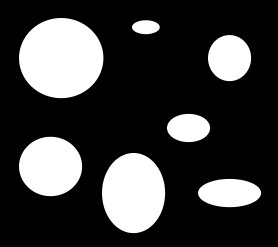
%> input picture code/test_BW.jpg, 278 x 247 px
$ octave Travis.m   (GNU Octave 9; MATLAB toolbox functions it lacks are replaced by stand-ins)
%> lines starting %> are read from the running program, lines starting %| are printed output that depends on the picture; in (x1, y1, x2, y2) boxes, pixels count from 0 and x2, y2 are one past the last pixel; in counts of white or black regions, pixels touching at a corner belong together; the program's own positions count from 1
### code/Stats/as_stats_axons.m
function [Stats_struct,var_names] = as_stats_axons(AxonSeg_img,AxonSeg_gray)
% Description : This function calculates the sensitivity of the axon
% segmentation performed by SegmentationGUI by comparing the result with
% the image obtained by correcting the segmentation (by using
% ManualCorrectionGUI).
% Auto_seg_img : IN (BW Image obtained by SegmentationGUI)
% Corrected_seg_img : IN (BW Image obtained by ManualCorrectionGUI)
%
% sensitivity : OUT (Scalar giving sensitivity between the 2 images)
%
% sensitivity = eval_sensitivity(Auto_seg_img, Corrected_seg_img)
% Example: sensitivity = eval_sensitivity(axonseg, axonseg_corrected)

% Auto_seg_img = AxonSeg;
% Corrected_seg_img = AxonSeg_cor;

% TEST IF INPUT IS LOGICAL ****
% assert(islogical(AxonSeg_img),'Image input should be logical');


% Get all the stats that have scalar values with regionprops function (we
% need bwlabel here instead of bwconncomp because we als calculate the
% intensities means & stds so we need labeled objects).

[cc,num1] = bwlabel(AxonSeg_img,8);
props = regionprops(cc,{'Area', 'Perimeter', 'EquivDiameter', 'Solidity', 'MajorAxisLength',...
    'MinorAxisLength','Eccentricity','ConvexArea','Orientation','Extent','FilledArea','ConvexImage','ConvexHull'});


Area=[props.Area]';
Perimeter=[props.Perimeter]';
Circularity=4*pi*Area./(Perimeter.^2);


Major=[props.MajorAxisLength]';
Minor=[props.MinorAxisLength]';
Ratio=Minor./Major;

% Create a struct for all the stats computed
Stats_struct = struct;

% Fill the struct fields with the computed stats
Stats_struct.Area = Area;
Stats_struct.Perimeter = Perimeter;
Stats_struct.Circularity = Circularity;
Stats_struct.EquivDiameter = cat(1,props.EquivDiameter);
Stats_struct.Solidity = cat(1,props.Solidity);
Stats_struct.MajorAxisLength = cat(1,props.MajorAxisLength);
Stats_struct.MinorAxisLength = cat(1,props.MinorAxisLength);
Stats_struct.MinorMajorRatio = Ratio;
Stats_struct.Eccentricity = cat(1,props.Eccentricity);
Stats_struct.ConvexArea = cat(1,props.ConvexArea);
Stats_struct.Orientation = cat(1,props.Orientation);
Stats_struct.Extent = cat(1,props.Extent);
Stats_struct.FilledArea = cat(1,props.FilledArea);


% Calculate the perimeter of the convex hull of each object
Perimeter_ConvexHull=zeros(num1,1);

for i=1:num1
    Perimeter_image=bwperim(props(i).ConvexImage,8);
    Perimeter_ConvexHull(i,:) = sum(Perimeter_image(:));
end

% Add the new stat to the stats struct
Stats_struct.Perimeter_ConvexHull=Perimeter_ConvexHull;

% Compute the perimeter & area ratios (convex hull) & add them to the
% struct

Stats_struct.PPchRatio=Perimeter./Perimeter_ConvexHull;
Stats_struct.AAchRatio=Area./Stats_struct.ConvexArea;

% If a gray level image is in input, also do intensity stats (mean
% intensity & std of each object of the binary image).

if nargin==2

    se = strel('disk',2);
    AxonSeg_gray=im2double(AxonSeg_gray);

    Intensity_mean=zeros(num1,2);
    Intensity_std=zeros(num1,2);
    Skewness=zeros(num1,2);

    Intensity_mean_axon=zeros(num1,2);
    Intensity_std_axon=zeros(num1,2);

    % [10 lines of commented-out code are left out]

    j_progress('Loop over axons (DISCRIMINANT ANALYSIS)...')

    for i=1:num1
        j_progress(i/num1)


        object_i=cc==i;

        %     se = strel('disk',Myelin_diam(i));

        object_dilated_i=imdilate(object_i,se);
        diff_i=object_dilated_i & ~object_i;

        Gray_object_i = AxonSeg_gray(diff_i);
        Skewness(i,2)=skewness(Gray_object_i);

        Intensity_mean(i,1)=i;
        Intensity_std(i,1)=i;

        Intensity_mean(i,2)=mean(Gray_object_i);
        Intensity_std(i,2)=std(Gray_object_i);


        Gray_object_i_axon = AxonSeg_gray(object_i);

        Intensity_mean_axon(i,1)=i;
        Intensity_std_axon(i,1)=i;
        Skewness(i,1)=i;

        Intensity_mean_axon(i,2)=mean(Gray_object_i_axon);
        Intensity_std_axon(i,2)=std(Gray_object_i_axon);
    end
    j_progress('Elapsed...')


    Stats_struct.Intensity_mean = Intensity_mean_axon(:,2);
    Stats_struct.Intensity_std = Intensity_std_axon(:,2);
    Stats_struct.Neighbourhood_mean = Intensity_mean(:,2);
    Stats_struct.Neighbourhood_std = Intensity_std(:,2);
    Stats_struct.Skewness=Skewness(:,2);

    Contrast=zeros(num1,2);
    Contrast(:,1)=Intensity_mean(:,1);
    Contrast(:,2)=Intensity_mean(:,2)-Intensity_mean_axon(:,2);

    Stats_struct.Contrast = Contrast(:,2);

end

% Stats_struct.PerimFraction = (Perimeter_ConvexHull-Perimeter)./Perimeter;

% Get the parameters names for future use
var_names = fieldnames(Stats_struct);

end

### code/testing/Travis.m
% [10 lines of commented-out code are left out]


%% TEST 1 - Axon stats computation from a binary image

img_test = imread('test_BW.jpg');
%> img_test is the input picture: size 247x278x3 uint8; min 0, max 255, mean 61
img_test = im2bw(img_test);
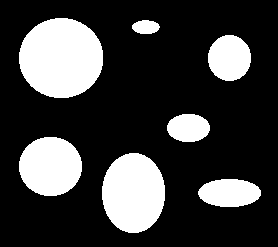
%> img_test: size 247x278 logical; 24% white; 7 white regions, largest, box (x1, y1, x2, y2) and area: (19, 18, 103, 98) 5310, (102, 153, 165, 233) 3979, (19, 137, 82, 196) 2946
[Stats_struct,var_names] = as_stats_axons(img_test);
%> in as_stats_axons, `[cc,num1] = bwlabel(AxonSeg_img,8);`:
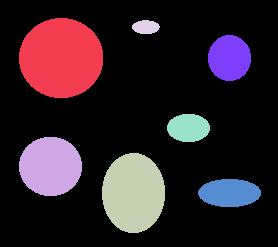
%> cc: size 247x278 double; 8 distinct labels, from 0 to 7; one colour per label, 0 black
%> in as_stats_axons, `[cc,num1] = bwlabel(AxonSeg_img,8);`: num1 = 7
%> in as_stats_axons, `props = regionprops(cc,{'Area', 'Perimeter', 'EquivDiameter', 'Solidit..`: props = 7 regions; Area, MajorAxisLength, MinorAxisLength, Eccentricity and Orientation: 5310 84.36 80.16 0.311 0.54, 3979 80.17 63.21 0.615 -89.99, 2946 63.16 59.4 0.34 -0.702, 1558 46.01 43.14 0.348 -89.88, 1399 63.08 28.26 0.894 0.034, 958 43.14 28.3 0.755 0, 305 27.81 14.02 0.864 -0.146
%> in as_stats_axons, `Area=[props.Area]';`: Area = [5310; 2946; 3979; 305; 958; 1399; 1558]
%> in as_stats_axons, `Perimeter=[props.Perimeter]';`: Perimeter = [255.6; 189.5; 223.1; 64.41; 110.2; 146; 137.2]
%> in as_stats_axons, `Circularity=4*pi*Area./(Perimeter.^2);`: Circularity = [1.02; 1.03; 1; 0.924; 0.991; 0.825; 1.04]
%> in as_stats_axons, `Major=[props.MajorAxisLength]';`: Major = [84.36; 63.16; 80.17; 27.81; 43.14; 63.08; 46.01]
%> in as_stats_axons, `Minor=[props.MinorAxisLength]';`: Minor = [80.16; 59.4; 63.21; 14.02; 28.3; 28.26; 43.14]
%> in as_stats_axons, `Ratio=Minor./Major;`: Ratio = [0.95; 0.94; 0.788; 0.504; 0.656; 0.448; 0.938]
%> in as_stats_axons, `Stats_struct.Area = Area;`: Stats_struct.Area = [5310; 2946; 3979; 305; 958; 1399; 1558]
%> in as_stats_axons, `Stats_struct.Perimeter = Perimeter;`: Stats_struct.Perimeter = [255.6; 189.5; 223.1; 64.41; 110.2; 146; 137.2]
%> in as_stats_axons, `Stats_struct.Circularity = Circularity;`: Stats_struct.Circularity = [1.02; 1.03; 1; 0.924; 0.991; 0.825; 1.04]
%> in as_stats_axons, `Stats_struct.EquivDiameter = cat(1,props.EquivDiameter);`: Stats_struct.EquivDiameter = [82.22; 61.25; 71.18; 19.71; 34.93; 42.21; 44.54]
%> in as_stats_axons, `Stats_struct.Solidity = cat(1,props.Solidity);`: Stats_struct.Solidity = [0.988; 0.983; 0.987; 0.956; 0.974; 0.973; 0.98]
%> in as_stats_axons, `Stats_struct.MajorAxisLength = cat(1,props.MajorAxisLength);`: Stats_struct.MajorAxisLength = [84.36; 63.16; 80.17; 27.81; 43.14; 63.08; 46.01]
%> in as_stats_axons, `Stats_struct.MinorAxisLength = cat(1,props.MinorAxisLength);`: Stats_struct.MinorAxisLength = [80.16; 59.4; 63.21; 14.02; 28.3; 28.26; 43.14]
%> in as_stats_axons, `Stats_struct.MinorMajorRatio = Ratio;`: Stats_struct.MinorMajorRatio = [0.95; 0.94; 0.788; 0.504; 0.656; 0.448; 0.938]
%> in as_stats_axons, `Stats_struct.Eccentricity = cat(1,props.Eccentricity);`: Stats_struct.Eccentricity = [0.311; 0.34; 0.615; 0.864; 0.755; 0.894; 0.348]
%> in as_stats_axons, `Stats_struct.ConvexArea = cat(1,props.ConvexArea);`: Stats_struct.ConvexArea = [5375; 2996; 4031; 319; 984; 1438; 1590]
%> in as_stats_axons, `Stats_struct.Orientation = cat(1,props.Orientation);`: Stats_struct.Orientation = [0.54; -0.702; -89.99; -0.146; 0; 0.034; -89.88]
%> in as_stats_axons, `Stats_struct.Extent = cat(1,props.Extent);`: Stats_struct.Extent = [0.79; 0.793; 0.789; 0.778; 0.796; 0.793; 0.788]
%> in as_stats_axons, `Stats_struct.FilledArea = cat(1,props.FilledArea);`: Stats_struct.FilledArea = [5310; 2946; 3979; 305; 958; 1399; 1558]
%> the loop in as_stats_axons, `for i=1:num1` made 7 passes
%> pass 1, in as_stats_axons, `Perimeter_image=bwperim(props(i).ConvexImage,8);`:
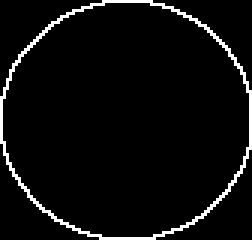
%> Perimeter_image: size 80x84 logical (shown 3 times larger); 4.8% white in thin lines or dots
%> pass 2, in as_stats_axons, `Perimeter_image=bwperim(props(i).ConvexImage,8);`:
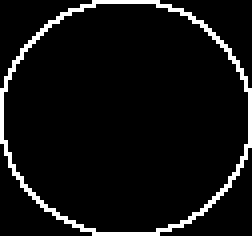
%> Perimeter_image: size 59x63 logical (shown 4 times larger); 6.5% white in thin lines or dots
%> pass 3, in as_stats_axons, `Perimeter_image=bwperim(props(i).ConvexImage,8);`:
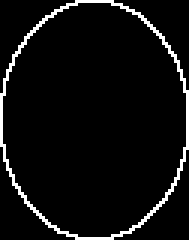
%> Perimeter_image: size 80x63 logical (shown 3 times larger); 5.6% white in thin lines or dots
%> after the loop in as_stats_axons, `for i=1:num1`: Perimeter_ConvexHull = [324; 240; 282; 80; 138; 178; 174]
%> in as_stats_axons, `Stats_struct.PPchRatio=Perimeter./Perimeter_ConvexHull;`: Stats_struct.PPchRatio = [0.789; 0.79; 0.791; 0.805; 0.799; 0.82; 0.788]
%> in as_stats_axons, `Stats_struct.AAchRatio=Area./Stats_struct.ConvexArea;`: Stats_struct.AAchRatio = [0.988; 0.983; 0.987; 0.956; 0.974; 0.973; 0.98]
%> in as_stats_axons, `var_names = fieldnames(Stats_struct);`: var_names = 16 items
%> Stats_struct = 1 region; Area, Perimeter, Circularity, EquivDiameter and Solidity: [5310 2946 3979 305 958 1399 1558] [255.6 189.5 223.1 64.4 110.2 146 137.2] [1 1 1 0.9 1 0.8 1] [82.2 61.2 71.2 19.7 34.9 42.2 44.5] [1 1 1 1 1 1 1]; var_names = 16 items

nbr_objects = size(cat(1,Stats_struct.Area),1);
%> nbr_objects = 7
expSolution = 7;
assert(isequal(nbr_objects,expSolution),'Error while calculating axon stats in as_stats_axons function');

%% TEST 2 -


%% TEST 3 -


%% TEST 4 -


%% TEST 4 - Axon stats computation from a binary image
